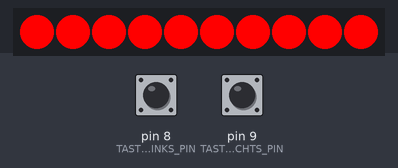
Bench run of a sketch on a simulated Arduino Uno, built with avr-gcc and run on an emulated ATmega328P. Shown: 10 RGB LEDs in strip order, left to right. The test bench sets the inputs (shaded band); at power-on: pin 9 (TASTER_RECHTS_PIN) HIGH, pin 8 (TASTER_LINKS_PIN) HIGH. Dim RGB values are drawn brighter than linear; random numbers use the default seed unless the sketch sets one.

Above: at 3.2 s.
3.3 s: pin 9 (TASTER_RECHTS_PIN) pulled LOW for 3 s
At 4.8 s:
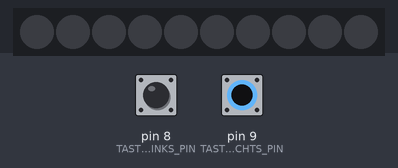
At 6.8 s:
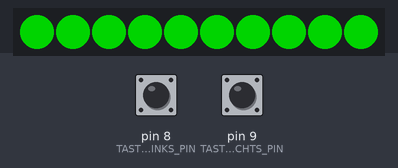
Timing chart, 0 to 8.3 s (numbered marks = the images above; inputs shaded):
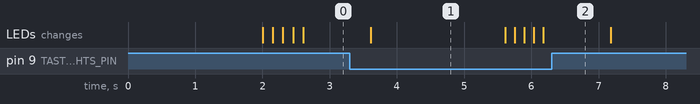

Measured:
- what the display in image 1 shows lasts 2.0 s, from 3.6 s to 5.6 s

The sketch:

fastLEDRotationsspiel.ino
```cpp
// FastLED library importieren
// und LED Hardware Parameter (Anzahl, Data-PIN) festlegen

#include <FastLED.h>

#define NUM_LEDS  10  // wie const int NUM_LEDS = 10;
#define DATA_PIN  2   // wie const int DATA_PIN = 2;

CRGB led_array[ NUM_LEDS ];

// Taster-Pins für linken und rechten Taster festlegen

const int TASTER_LINKS_PIN = 8;
const int TASTER_RECHTS_PIN = 9;

// Spielablauf-Variablen

// Position der aktuell leuchtenden LED (= index im Streifen)
int ledPosition = 0; // wird im loop gesetzt, im Moment 0

// Richtung der Bewegung
const int RICHTUNG_LINKS  = -1;
const int RICHTUNG_RECHTS =  1;
int ledRichtung = RICHTUNG_LINKS; // wird bei Spielstart zufällig gesetzt nach links oder rechts

// Update-Zeit der LED-Bewegung (Pause in Millisekunden zwischen LED-Updates)
unsigned long ledUpdateZeit;
int ledDelay = 150;
// Bewegung der LED alle 150 millisekunden  -> 750 Millisekunden für 5 LEDs gesamt
// Wert wird nach jeder Spielrunde runtergezählt, damit das Spiel schneller wird

void setup() {
  FastLED.addLeds<NEOPIXEL, DATA_PIN>(led_array, NUM_LEDS);
  FastLED.setMaxPowerInVoltsAndMilliamps(5, 500);

  pinMode( TASTER_LINKS_PIN,  INPUT_PULLUP );
  pinMode( TASTER_RECHTS_PIN, INPUT_PULLUP );

  spielStart();
}

void loop() {

  // Check ob nächster Spiel Schritt ausgeführt werden soll
  if (millis() > ledUpdateZeit) {
    ledUpdateZeit = millis() + ledDelay;

    spielAblauf();
  }

}

void spielStart() {
  // zuerst alle LEDs aus und 2 Sekunden warten
  fill_solid( &led_array[0], NUM_LEDS, CRGB::Black );
  FastLED.show();
  delay(2000);

  // Richtung links oder rechts zufällig entscheiden
  // random(2) liefert Zufallszahlen von 0 bis 1
  if (random(2) == 0) {
    ledRichtung = RICHTUNG_LINKS;
    // bei Bewegung nach links bei der 5. LED anfangen = index 4
    // und dann zu index 0 runterzählen
    ledPosition = 4;
  } else {
    ledRichtung = RICHTUNG_RECHTS;
    // bei Bewegung nach rechts bei der 6. LED anfangen = index 5
    // und dann zu index 9 hochzählen
    ledPosition = 5;
  }
}

void spielAblauf() {
  // zuerst alle LEDs aus
  fill_solid( &led_array[0], NUM_LEDS, CRGB::Black );

  // nur die aktuelle LED an in blau
  led_array[ledPosition] = CRGB::Blue;
  FastLED.show();

  // LED weiter bewegen
  ledPosition += ledRichtung;

  // sind wir über dem Spielbereich von ledPosition = 0 bis 9?
  if (ledPosition < 0) spielEnde(); // ledPosition ist = -1
  if (ledPosition == NUM_LEDS) spielEnde(); // ledPosition ist = 10
}

void spielEnde () {

  // Prüfen, ob wir gewonnen haben, dies in einer lokalen Variable
  // "gewonnen" merken

  bool gewonnen = false;

  if (ledPosition < 0) {
    // RICHTUNG_LINKS, check ob gewonnen/verloren
    // Taster Pin = LOW: Taster ist gedrückt!
    if ((digitalRead( TASTER_LINKS_PIN  ) == LOW) && (digitalRead( TASTER_RECHTS_PIN  ) == HIGH)) {
      gewonnen = true;
    }
  }

  if (ledPosition == NUM_LEDS) {
    // RICHTUNG_RECHTS, check ob gewonnen/verloren
    // Taster Pin = LOW: Taster ist gedrückt!
    if ((digitalRead( TASTER_LINKS_PIN  ) == HIGH) && (digitalRead( TASTER_RECHTS_PIN  ) == LOW)) {
      gewonnen = true;
    }
  }

  // Ergebnis optisch anzeigen für 1 Sekunde
  if (gewonnen) {
    fill_solid( &led_array[0], NUM_LEDS, CRGB::Green );
  } else {
    fill_solid( &led_array[0], NUM_LEDS, CRGB::Red );
  }
  FastLED.show();
  delay(1000);

  // Geschwindigkeit für die nächste Runde erhöhen
  // (immer 10 Millisekundehn schneller) bis maximal 60 Millisekunden
  // das sind dann 300 Millisekunden gesamt, also 0.3 Sekunden...
  if (ledDelay > 60) ledDelay -= 10;

  // nächste Runde starten
  spielStart();
}
```
